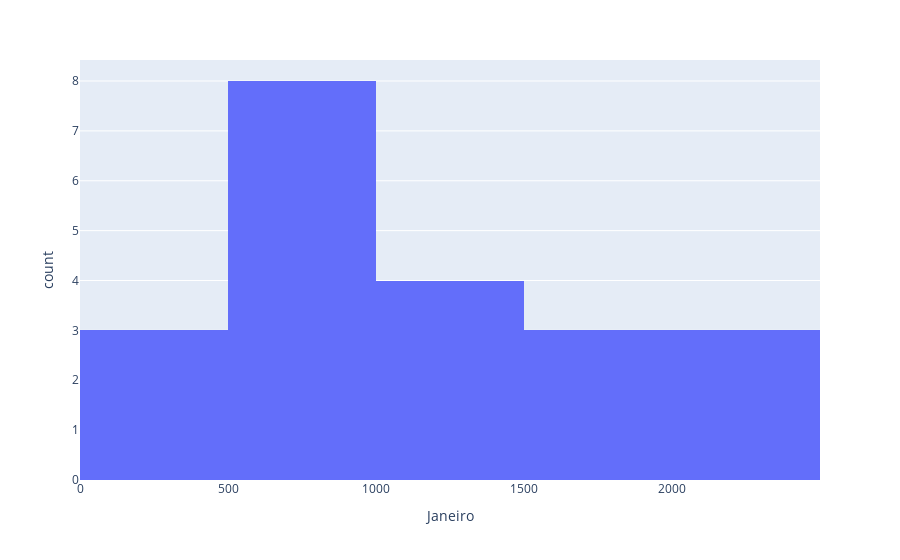

The cell this chart's notebook holds for it:
### Code cell
#Verificanto o tipo dos dados colunares.
df.dtypes
hJaneiro = px.histogram(df,x='Janeiro')
hJaneiro.show()

### Figure 1 — Plotly figure (JSON) as saved in the notebook; plotly's stock layout.template omitted (floating-point values rounded to 4 significant figures)
{"data": [{"alignmentgroup": "True", "bingroup": "x", "hovertemplate": "Janeiro=%{x}<br>count=%{y}<extra></extra>", "legendgroup": "", "marker": {"color": "#636efa", "pattern": {"shape": ""}}, "name": "", "offsetgroup": "", "orientation": "v", "showlegend": false, "type": "histogram", "x": [72, 121, 270, 2326, 963, 2445, 1593, 2058, 1407, 1923, 1513, 597, 1459, 885, 868, 1240, 911, 671, 764, 1425, 670], "xaxis": "x", "yaxis": "y"}], "layout": {"barmode": "relative", "legend": {"tracegroupgap": 0}, "margin": {"t": 60}, "xaxis": {"anchor": "y", "domain": [0, 1], "title": {"text": "Janeiro"}}, "yaxis": {"anchor": "x", "domain": [0, 1], "title": {"text": "count"}}}}
